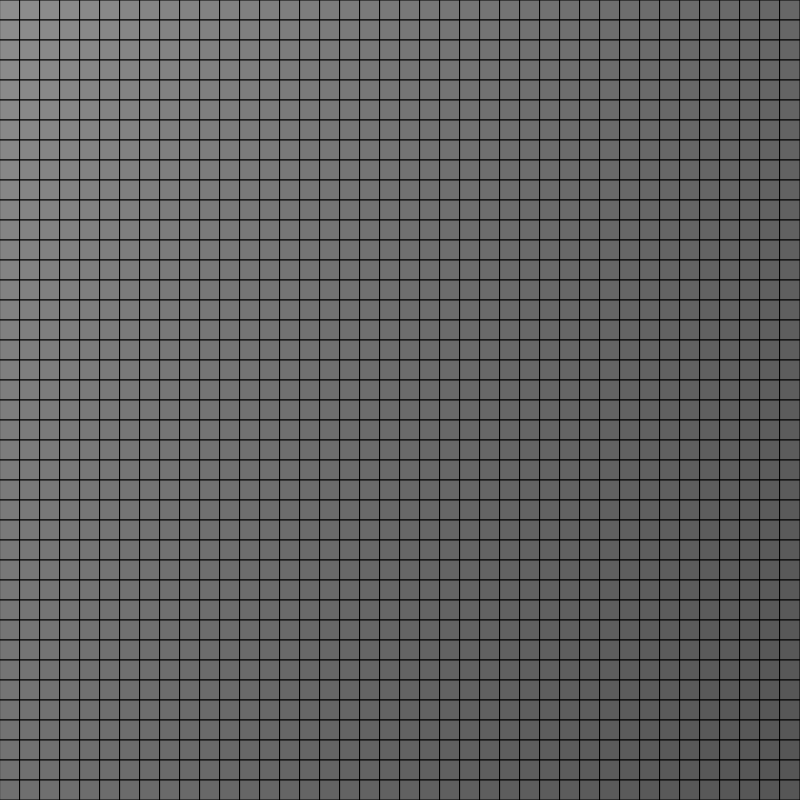
Frame 1 (no input)
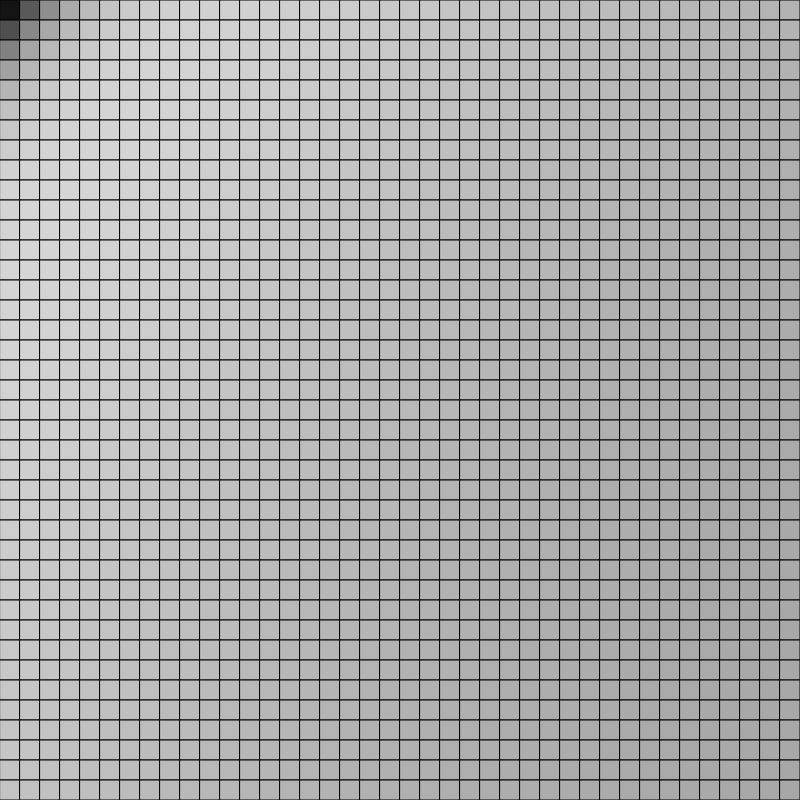
Frame 60 (no input)
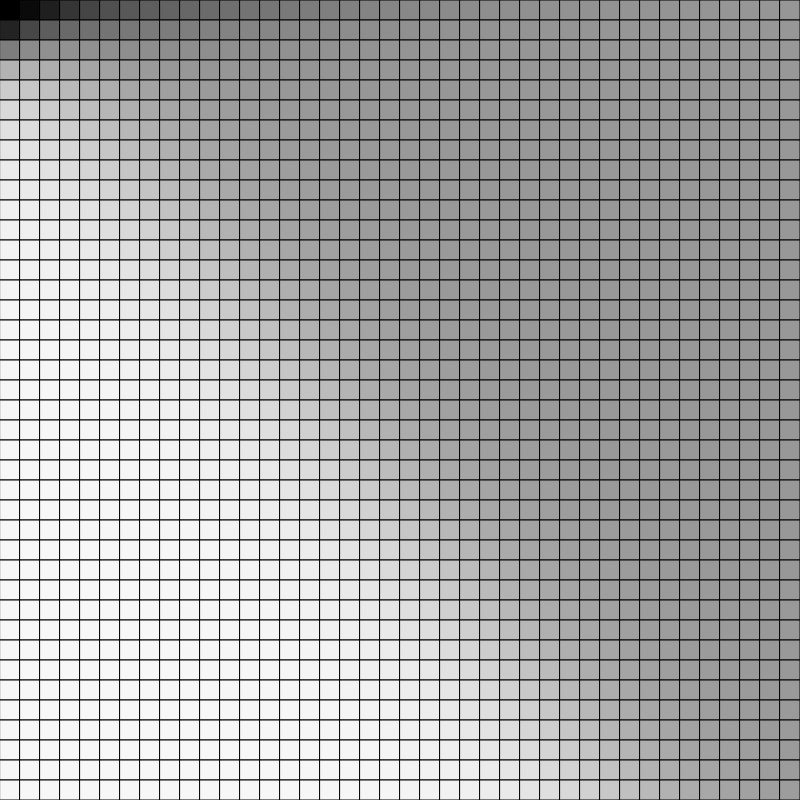
Frame 120 (the mouse pressed at the canvas centre since frame 60)

The p5.js sketch that drew these frames (run headless with seeded random() and noise() and a simulated clock; from frame 60 on, the mouse is pressed at the canvas centre):

// p5.js sketch
// ── sketch.js
let training_data;
let nn;
let learning_rate = 0.01;
let momentum_rate = 0.50;
let size = 800;
let resol = 20;

function setup()
{
  createCanvas(800, 800);
  nn = new Nn(2, 20, 1);
  nn.setup(learning_rate, momentum_rate);

  training_data = [
    {
      input: [0, 0],
      output: [0]
    },
    {
      input: [0, 1],
      output: [1]
    },
    {
      input: [1, 0],
      output: [1]
    },
    {
      input: [1, 1],
      output: [0]
    }
  ];
}

function draw()
{
  background(0);
  for(var i = 0; i < 1000; ++i)
  {
    var data = random(training_data);
    nn.train(data.input, data.output);
  }

  let cols = width / resol;
  let rows = width / resol;
  for(let x = 0; x < rows; ++x)
  {
    for(let y = 0; y < cols; ++y)
    {
      let x1 = x / rows;
      let x2 = y / cols;
      let inputs = [x1, x2];
      let r = nn.predict(inputs);
      fill(r * 255);
      rect(x * resol, y * resol, resol, resol);
    }
  }
}

// ── NN-Momentum.js
function Nn(inputno, hiddenno, outputno)
{
  this.input_nodes = inputno;
  this.hidden_nodes = hiddenno;
  this.output_nodes = outputno;
  this.learning_rate = 0.01;
  this.weights_ih;
  this.weights_ho;
  this.bias_h;
  this.bias_o;
  this.weight_prev_ih;
  this.weight_prev_ho;
  this.bias_prev_h;
  this.bias_prev_o;
  this.momentum = 0.5;

  this.setup = function(learning_rate, momentum)
  {
    //Initializing the weights
    this.weights_ih = new Matrix(this.hidden_nodes, this.input_nodes);
    this.weights_ih.setup();
    this.weights_ho = new Matrix(this.output_nodes, this.hidden_nodes);
    this.weights_ho.setup();
    this.bias_h = new Matrix(this.hidden_nodes, 1);
    this.bias_h.setup();
    this.bias_o = new Matrix(this.output_nodes, 1);
    this.bias_o.setup();

    //Setting the learning rate and momentum rate
    this.learning_rate = learning_rate;
    this.momentum      = momentum;

    //Creating storage for momentum variables
    this.weight_prev_ih = new Matrix(this.hidden_nodes, this.input_nodes);
    this.weight_prev_ih.setup();
    this.weight_prev_ho = new Matrix(this.output_nodes, this.hidden_nodes);
    this.weight_prev_ho.setup();
    this.bias_prev_h = new Matrix(this.hidden_nodes, 1);
    this.bias_prev_h.setup();
    this.bias_prev_o = new Matrix(this.output_nodes, 1);
    this.bias_prev_o.setup();
  }

  this.feedforward = function(inputs)
  {
    //Creating the output matrix
    var output = new Matrix(inputs.length, 1);

    //Converting the input into a matrix
    inputs = Matrix.tomatrix(inputs);

    //Generating the hidden layer output
    output = Matrix.multiply(this.weights_ih, inputs);
    output = Matrix.add(output, this.bias_h);

    //Passing output through activation function
    output.activate();

    //Generating the final output
    output = Matrix.multiply(this.weights_ho, output);
    output = Matrix.add(output, this.bias_o);

    //Passing output through activation function
    output.activate();

    //Changing the output into an array
    output = output.toarray();

    //Returning the output
    return output;
  }

  this.train = function(inputs, targets)
  {
    //Creating the output errors
    var error_o = new Matrix(targets.length, 1);

    var outputs = this.feedforward(inputs);

    //Converting the output into a matrix
    outputs = Matrix.tomatrix(outputs);

    //Converting the inputs to a matrix
    inputs = Matrix.tomatrix(inputs);

    //Changing the target to a martix
    targets = Matrix.tomatrix(targets);

    //Computing the output error
    error_o = Matrix.subtract(targets, outputs);

    //Normailzing the weights in the hidden layer
    var n_weights_ho = new Matrix(this.weights_ho.rows, this.weights_ho.cols);
    n_weights_ho.setup();

    //Assigning the normalized weights matrix
    for(var i = 0; i < n_weights_ho.rows; ++i)
    {
      var rowsum = this.weights_ho.sumofrow(i);
      for(var j = 0; j < n_weights_ho.cols; ++j)
      {
        n_weights_ho.matrix[i][j] = this.weights_ho.matrix[i][j] / rowsum;
      }
    }

    //Transposing this normalised weights matrix
    var n_weights_ho_t = Matrix.transpose(n_weights_ho);

    //Finding the error in the hidden layer
    var error_h = Matrix.multiply(n_weights_ho_t, error_o);

    //Computing the change in weights and bias in the hidden layer and assigning them
    var hidden_inputs = Matrix.multiply(this.weights_ih, inputs);
    hidden_inputs = Matrix.add(hidden_inputs, this.bias_h);
    hidden_inputs.activate();

    //Finding change in weights in output, hidden layer
    outputs.activateder();
    var gradient_ho = Matrix.hadmardproduct(outputs, error_o);
    var delta_w_ho = Matrix.multiply(gradient_ho, Matrix.transpose(hidden_inputs));
    
    //Multiplying the change by learning rate
    delta_w_ho.multiplyscaler(this.learning_rate);
    gradient_ho.multiplyscaler(this.learning_rate);

    //Computing momentum change
    this.weight_prev_ho.multiplyscaler(this.momentum);
    this.bias_prev_o.multiplyscaler(this.momentum); 
    //console.log(this.weight_prev_ho, this.bias_prev_o);    
    
    //Applying gradient descent
    this.weights_ho = Matrix.add(this.weights_ho, delta_w_ho);
    this.bias_o     = Matrix.add(this.bias_o, gradient_ho);

    //Applying momentum
    this.weights_ho = Matrix.add(this.weights_ho, this.weight_prev_ho);
    this.bias_o     = Matrix.add(this.bias_o, this.bias_prev_o);

    //Updating the previous weights
    this.weight_prev_ho = delta_w_ho;
    this.bias_prev_o    = gradient_ho;
    
    //Computing the change in weights of the input layer
    hidden_inputs.activateder();
    
    //Finding gradients in input hidden layer
    var gradient_ih = Matrix.hadmardproduct(hidden_inputs, error_h);
    var delta_w_ih  = Matrix.multiply(gradient_ih, Matrix.transpose(inputs));

    //Computing momentum change in input hidden layer
    this.weight_prev_ih.multiplyscaler(this.momentum);
    this.bias_prev_h.multiplyscaler(this.momentum);
    //console.log(this.weight_prev_ih, this.bias_prev_h);

    //Multiplying by learning rate
    delta_w_ih.multiplyscaler(this.learning_rate);
    gradient_ih.multiplyscaler(this.learning_rate);
    
    //Applying gradient descent    
    this.weights_ih = Matrix.add(this.weights_ih, delta_w_ih);
    this.bias_h     = Matrix.add(this.bias_h, gradient_ih);
    
    //Applying momentum
    this.weights_h = Matrix.add(this.weights_ih, this.weight_prev_ih);
    this.bias_h    = Matrix.add(this.bias_h, this.bias_prev_h);

    //Updating the previous weights
    this.weight_prev_ih = delta_w_ih;
    this.bias_prev_h    = gradient_ih;
    //console.log(this.weight_prev_ih);
  }

  //Function to predict given neural network
  this.predict = function(inputs)
  {
    return (this.feedforward(inputs));
  }
}

// ── matrix.js
function Matrix(rows, cols)
{
  this.rows = rows;
  this.cols = cols;
  this.matrix = [];

  //Initializing matrix with random values between 0 and 1
  this.setup = function ()
  {
    for(var i = 0; i < this.rows; ++i)
    {
      var column = [];
      for(var j = 0; j < this.cols; ++j)
      {
        column.push(Math.random());
      }
      this.matrix.push(column);
    }
  }

  //To show matrix in console in a table form
  this.print = function()
  {
    console.table(this.matrix);
  }

  //Function to add 2 martices and return in a third matrix
  Matrix.add = function(a, b)
  {
    var result = new Matrix(a.rows, a.cols);
    result.setup();

    for(var i = 0; i < result.rows; ++i)
    {
      for(var j = 0; j < result.cols; ++j)
      {
        result.matrix[i][j] = a.matrix[i][j] + b.matrix[i][j];
      }
    }

    return result;
  }

  Matrix.subtract = function(a, b)
  {
    var result = new Matrix(a.rows, a.cols);
    result.setup();

    for(var i = 0; i < result.rows; ++i)
    {
      for(var j = 0; j < result.cols; ++j)
      {
        result.matrix[i][j] = a.matrix[i][j] - b.matrix[i][j];
      }
    }

    return result;
  }

  Matrix.multiply = function(a, b)
  {
    var result = new Matrix(a.rows, b.cols);
    result.setup();

    for(var i = 0; i < result.rows; ++i)
    {
      for(var j = 0; j < result.cols; ++j)
      {
        result.matrix[i][j] = 0;
        for(var k = 0; k < a.cols; ++k)
        {
          result.matrix[i][j] += (a.matrix[i][k] * b.matrix[k][j]);
        }
      }
    }
    return result;
  }

  this.multiplyscaler = function(n)
  {
    for(var i = 0; i < this.rows; ++i)
    {
      for(var j = 0; j < this.cols; ++j)
      {
        this.matrix[i][j] *= n;
      }
    }
  }

  Matrix.tomatrix = function(array)
  {
    var result = new Matrix(array.length, 1);
    result.setup();

    for(var i = 0; i < array.length; ++i)
    {
      result.matrix[i][0] = array[i];
    }

    return result;
  }

  this.toarray = function()
  {
    var array = [];
    for(var i = 0; i < this.rows; ++i)
    {
      for(var j = 0; j < this.cols; ++j)
      {
        array.push(this.matrix[i][j]);
      }
    }

    return array;
  }

  //Applies the activation function for all the elements of the matrix
  this.activate = function()
  {
    for(var i = 0; i < this.rows; ++i)
    {
      for(var j = 0; j < this.cols; ++j)
      {
        this.matrix[i][j] = Matrix.sigmoid(this.matrix[i][j]);
      }
    }
  }

  //Applies activaton function's deriavate
  this.activateder = function()
  {
    for(var i = 0; i < this.rows; ++i)
    {
      for(var j = 0; j < this.cols; ++j)
      {
        this.matrix[i][j] = this.matrix[i][j] * (1 - this.matrix[i][j]);
      }
    }
  }

  //A function to act as a sigmoid function to conform output to a range
  Matrix.sigmoid = function(number)
  {
    return (1 / (1 + Math.exp(-number)));
  }

  //Function to find sum of all row elements in a row
  this.sumofrow = function(j)
  {
    var sum = 0;
    for(var i = 0; i < this.cols; ++i)
    {
      sum += this.matrix[j][i];
    }
    return sum;
  }

  //Function to transpose the matrix
  Matrix.transpose = function(m)
  {
    var result = new Matrix(m.cols, m.rows);
    result.setup();

    for(var i = 0; i < m.rows; ++i)
    {
      for(var j = 0; j < m.cols; ++j)
      {
        result.matrix[j][i] = m.matrix[i][j];
      }
    }
    return result;
  }

  //A function to perform hadmard product
  Matrix.hadmardproduct = function(a, b)
  {
    var result = new Matrix(a.rows, a.cols);
    result.setup();

    for(let i = 0; i < a.rows; ++i)
    {
      for(let j = 0; j < a.cols; ++j)
      {
        result.matrix[i][j] = a.matrix[i][j] * b.matrix[i][j];
      }
    }

    return result;
  }
}

// ── neuralnetwork.js
function Nn(inputno, hiddenno, outputno)
{
  this.input_nodes = inputno;
  this.hidden_nodes = hiddenno;
  this.output_nodes = outputno;
  this.learning_rate = 0.1;
  this.weights_ih;
  this.weights_ho;
  this.bias_h;
  this.bias_o;

  this.setup = function()
  {
    this.weights_ih = new Matrix(this.hidden_nodes, this.input_nodes);
    this.weights_ih.setup();
    this.weights_ho = new Matrix(this.output_nodes, this.hidden_nodes);
    this.weights_ho.setup();
    this.bias_h = new Matrix(this.hidden_nodes, 1);
    this.bias_h.setup();
    this.bias_o = new Matrix(this.output_nodes, 1);
    this.bias_o.setup();
  }

  this.feedforward = function(inputs)
  {
    //Creating the output matrix
    var output = new Matrix(inputs.length, 1);

    //Converting the input into a matrix
    inputs = Matrix.tomatrix(inputs);

    //Generating the hidden layer output
    output = Matrix.multiply(this.weights_ih, inputs);
    output = Matrix.add(output, this.bias_h);
    //Passing output through activation function
    output.activate();

    //Generating the final output
    output = Matrix.multiply(this.weights_ho, output);
    output = Matrix.add(output, this.bias_o);
    //Passing output through activation function
    output.activate();

    //Changing the output into an array
    output = output.toarray();

    //Returning the output
    return output;
  }

  this.train = function(inputs, targets)
  {
    // //Displaying changes
    // this.weights_ih.print();
    // this.weights_ho.print();

    //Creating the output errors
    var error_o = new Matrix(targets.length, 1);

    var outputs = this.feedforward(inputs);

    //Converting the output into a matrix
    outputs = Matrix.tomatrix(outputs);

    //Converting the inputs to a matrix
    inputs = Matrix.tomatrix(inputs);

    //Changing the target to a martix
    targets = Matrix.tomatrix(targets);

    //Computing the output error
    error_o = Matrix.subtract(targets, outputs);

    //Normailzing the weights in the hidden layer
    var n_weights_ho = new Matrix(this.weights_ho.rows, this.weights_ho.cols);
    n_weights_ho.setup();

    //Assigning the normalized weights matrix
    for(var i = 0; i < n_weights_ho.rows; ++i)
    {
      var rowsum = this.weights_ho.sumofrow(i);
      for(var j = 0; j < n_weights_ho.cols; ++j)
      {
        n_weights_ho.matrix[i][j] = this.weights_ho.matrix[i][j] / rowsum;
      }
    }

    //Transposing this normalised weights matrix
    var n_weights_ho_t = Matrix.transpose(n_weights_ho);

    //Finding the error in the hidden layer
    var error_h = Matrix.multiply(n_weights_ho_t, error_o);

    //Computing the change in weights and bias in the hidden layer and assigning them
    var hidden_inputs = Matrix.multiply(this.weights_ih, inputs);
    hidden_inputs = Matrix.add(hidden_inputs, this.bias_h);
    hidden_inputs.activate();

    //Finding change in weights in output, hidden layer
    outputs.activateder();
    var gradient_ho = Matrix.hadmardproduct(outputs, error_o);
    var delta_w_ho = Matrix.multiply(gradient_ho, Matrix.transpose(hidden_inputs));

    //Multiplying the change by learning rate
    delta_w_ho.multiplyscaler(this.learning_rate);
    this.weights_ho = Matrix.add(this.weights_ho, delta_w_ho);

    //Changing the biases in the output layer
    gradient_ho.multiplyscaler(this.learning_rate);
    this.bias_o = Matrix.add(this.bias_o, gradient_ho);

    //Computing the change in weights of the input layer
    hidden_inputs.activateder();
    var gradient_ih = Matrix.hadmardproduct(hidden_inputs, error_h);
    var delta_w_ih = Matrix.multiply(error_h, Matrix.transpose(inputs));

    //Multipling by learning rate
    delta_w_ih.multiplyscaler(this.learning_rate);
    this.weights_ih = Matrix.add(this.weights_ih, delta_w_ih);

    //Changing the biases in the hidden layer
    gradient_ih.multiplyscaler(this.learning_rate);
    this.bias_h = Matrix.add(this.bias_h, gradient_ih);

    // //Displaying changes
    // this.weights_ih.print();
    // this.weights_ho.print();
  }

  //Function to predict given neural network
  this.predict = function(inputs)
  {
    return (this.feedforward(inputs));
  }
}
